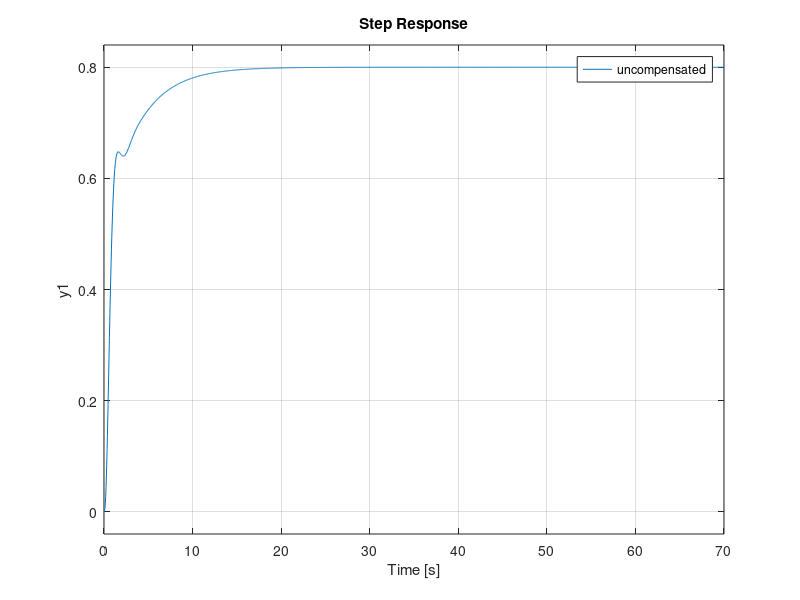

Write the MATLAB code that produced this figure.
%Q1
clear all;
close all;
%uncompensated system
sys = tf([41.1],[1,12,41,42]);
%compensated system
sys1 = tf([41.1,16.81],[1,12.1,42.2,46.1,4.2]);

hold on;
step(sys/(sys+1));
step(sys1/(sys1+1));
legend('uncompensated','compensated');
hold off;